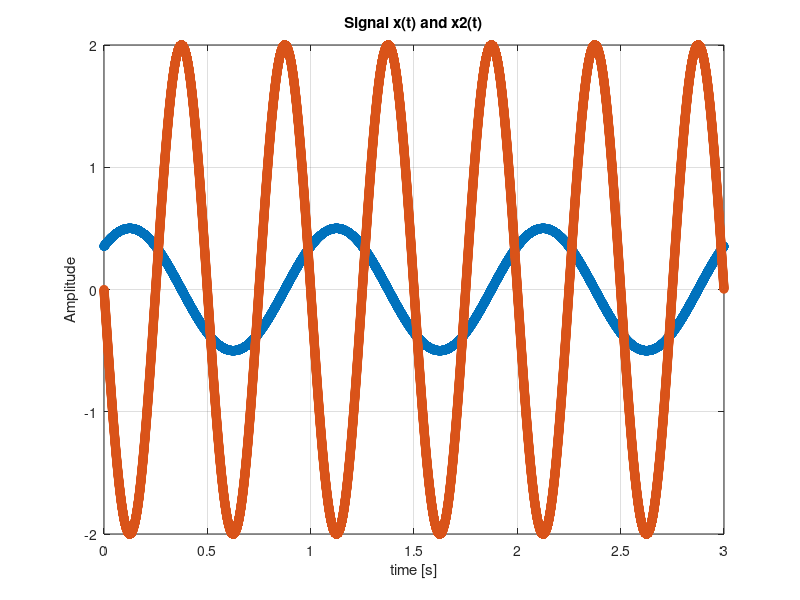
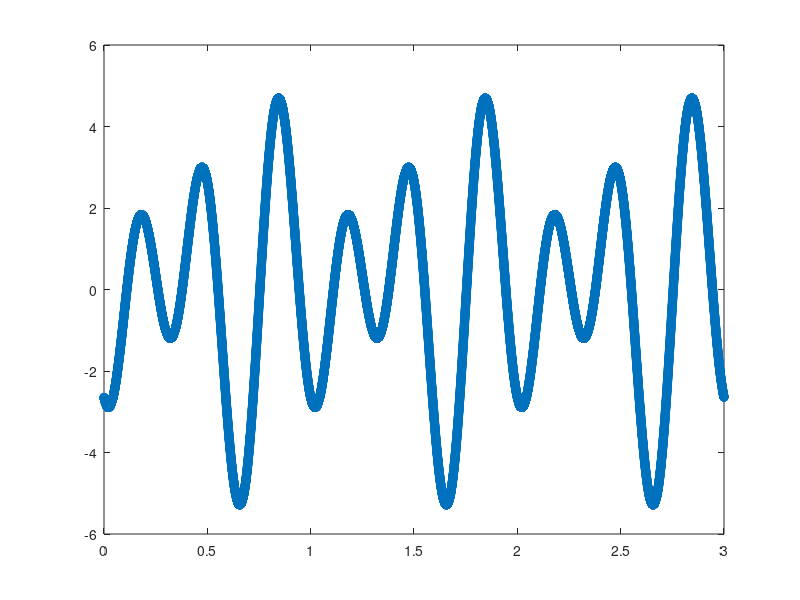

MATLAB code to generate these figures, in order:
% dsp01_ex_sine.m

%generate sum of 3 sinusoids

clear all; close all;
fs=8000; Nx=3*fs; % sampling frequency, number of samples
dt = 1/fs; % sampling period
t = dt*(0:Nx-1); % sampling times (many moments)

A1=0.5; f1=1; p1=pi/4; % sine: amplitude, frequency and phase
A2= 2; f2=2; p2=pi; % second sinusoid params
x1 = A1 * sin(2*pi*f1*t+p1); % sine as a first signal component
x2 = A2 * sin(2*pi*f2*t+p2);
%x = x1; % our choice: x = x1, x1 + 0.123*x2 + 0.456*x3


figure(1)
plot(t,x1,"o-"); grid; title("Signal x(t) and x2(t)"); xlabel("time [s]"); ylabel("Amplitude");
hold on;
plot(t,x2,"o-");
hold off;

A3 = 3; f3 = 3; p3 = -pi/2; %3rd sinusoid params
x3 = A3 * sin(2*pi*f3*t+p3);

x_sum = x1 + x2+ x3;

figure(2)
plot(t,x_sum,"o-");





